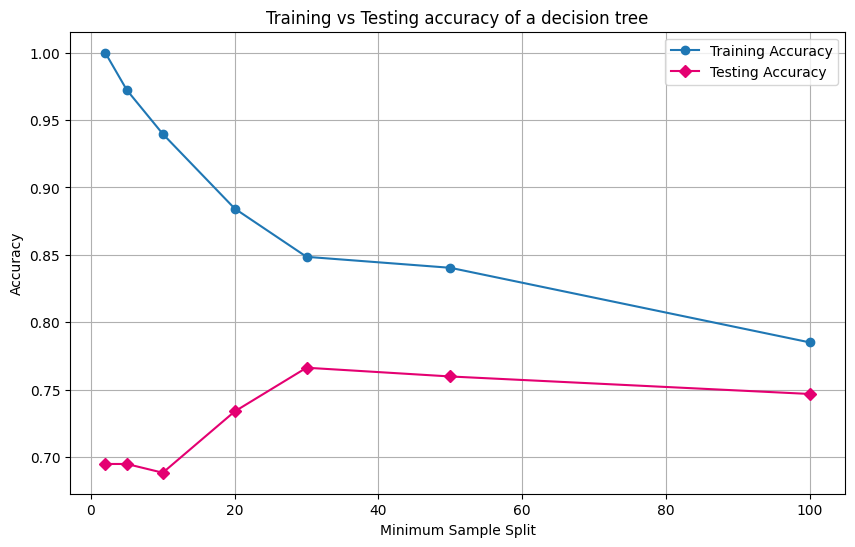

Reproduce this figure in Python.
import pandas as pd, matplotlib.pyplot as plt
from scipy.io.arff import loadarff
from sklearn import metrics, tree
from sklearn.model_selection import train_test_split

# Load the dataset
data = loadarff('./diabetes.arff')
df = pd.DataFrame(data[0])

# Separate features and target variable
df["Outcome"] = df["Outcome"].str.decode("utf-8")
X, y = df.drop("Outcome", axis=1), df["Outcome"]
df["Outcome"] = df["Outcome"].map({'1': 'Diabetic', '0': 'Normal'})

X_train, X_test, y_train, y_test = train_test_split(X, y, test_size=0.2, stratify=y, random_state=1)
min_samples_splits = [2, 5, 10, 20, 30, 50, 100]
train_acc, test_acc = [], []

for min_samples in min_samples_splits:
    predictor = tree.DecisionTreeClassifier(min_samples_split=min_samples, random_state=1)
    predictor.fit(X_train, y_train)

    # Calculate training and testing accuracy
    train_acc.append(metrics.accuracy_score(y_train, predictor.predict(X_train)))
    test_acc.append(metrics.accuracy_score(y_test, predictor.predict(X_test)))

# Plot the results
plt.figure(figsize=(10, 6))
plt.plot(
    min_samples_splits, 
    train_acc, 
    label='Training Accuracy', 
    marker='o',
)
plt.plot(
    min_samples_splits, 
    test_acc, 
    label='Testing Accuracy', 
    marker='D',
    color='#E40071'
)
plt.xlabel('Minimum Sample Split')
plt.ylabel('Accuracy')
plt.legend()
plt.title('Training vs Testing accuracy of a decision tree')
plt.grid(True)
plt.show()
